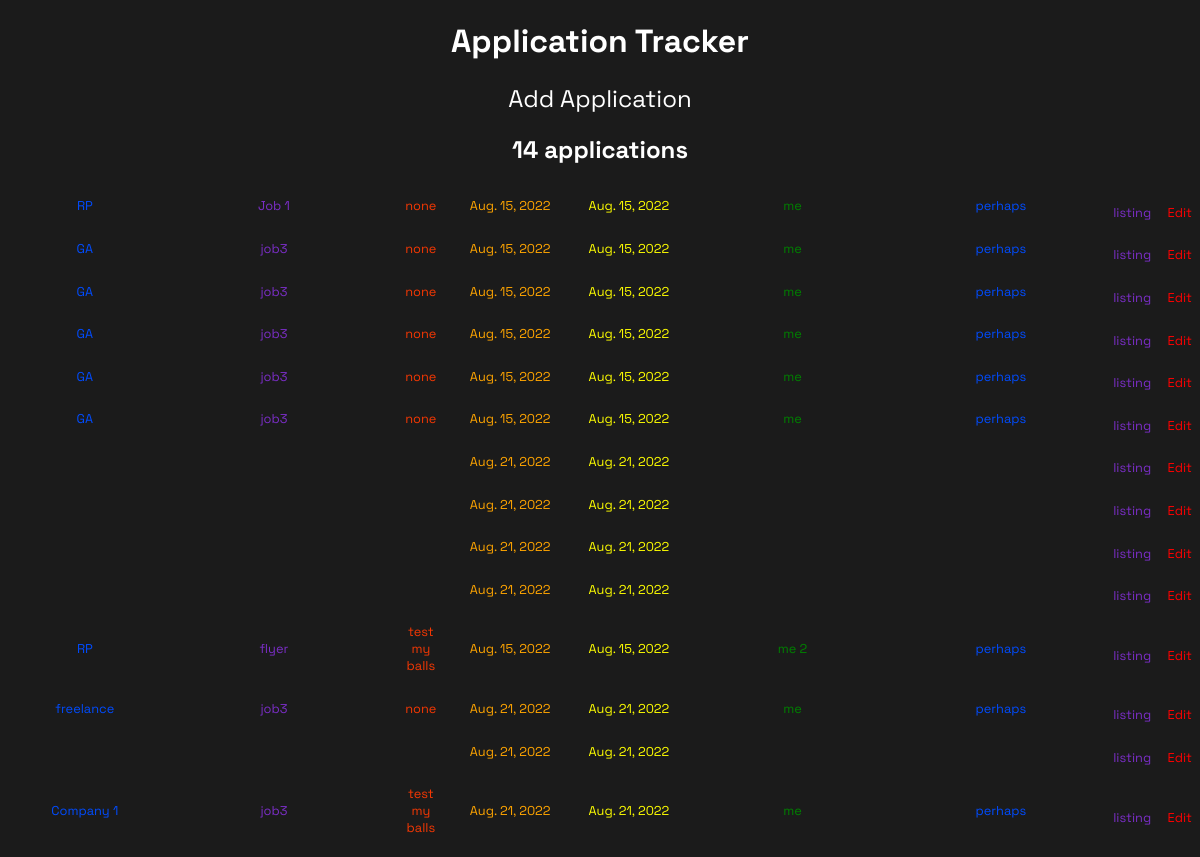
The app's page /, older data.
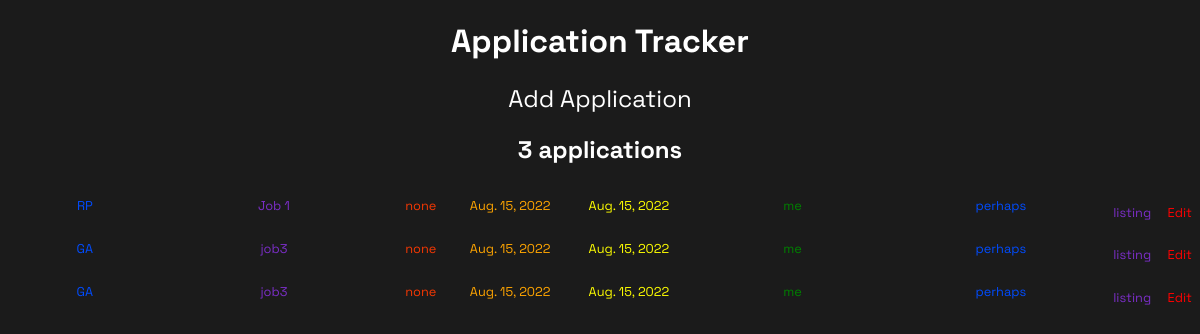
The same page, newer data.
### main/models.py (models this page shows, shortened)
class Application(models.Model):
    company = models.CharField(max_length=100)
    job_title = models.CharField(max_length=100)
    date_listed = models.DateField(default=date.today)
    date_applied = models.DateField(default=date.today)
    result = models.CharField(max_length=20)
    contacts = models.CharField(max_length=200)
    notes = models.CharField(max_length=300)
    link = models.CharField(max_length=200)

### main/views.py (the view)
# urls.py: path('', views.home, name='home'),
def home(request):
    application = Application.objects.all()
    num = len(application)
    context = {
        'application': application,
        'num': num
         }
    return render(request, "main/home.html", context)

### main/templates/main/home.html (shortened to what this page needs)
{% extends 'main/base.html' %}
{% block content %}
<a href="/add" class="page-link">Add Application</a>
<h2>{{num}} applications</h2>
    {% for a in application %}
    <div class="apps">
    <p class="company">{{a.company}}</p>
    <p class="job">{{a.job_title}}</p>
    <p class="result">{{a.result}}</p>
    <p class="listed">{{a.date_listed}}</p>
    <p class="applied">{{a.date_applied}}</p>
    <p class="contacts">{{a.contacts}}</p>
    <p class="notes">{{a.notes}}</p>
    <a href="{{a.link}}" class="listing-link">listing</a>
    <a href="/{{a.id}}" class="edit-link">Edit</a>
    </div>
    {% endfor %}
{% endblock %}

### main/templates/main/base.html (shortened to what this page needs)
<!DOCTYPE html>
<html lang="en">
<head>
    <link rel="stylesheet" href="/static/style.css">
</head>
<body>
    <div>
    <h1>Application Tracker</h1>
    {% block content %}
    {% endblock %}
    </div>
</body>
</html>

### main/static/style.css (style rules this page uses)
:root { background-color: rgb(27, 27, 27); color: white; text-align: center; font-family: 'Space Grotesk'; }
.page-link { font-size: 1.5em; color: white; text-decoration: none; }
.apps { display: flex; flex-direction: row; justify-content: space-between; font-size: .8em; border: yellow; }
.company { display: flex; justify-content: center; align-items: center; margin-left: 1em; width: 10em; color: rgb(0, 76, 255); }
.job { display: flex; justify-content: center; align-items: center; margin-left: 1em; width: 17em; color: rgb(123, 46, 199); }
.result { display: flex; justify-content: center; align-items: center; margin-left: 1em; width: 3.4em; color: rgb(245, 56, 3); }
.listed { display: flex; justify-content: center; align-items: center; margin-left: 1em; width: 8em; color: orange; }
.applied { display: flex; justify-content: center; align-items: center; margin-left: 1em; width: 8em; color: yellow; }
.contacts { display: flex; justify-content: center; align-items: center; margin-left: 1em; width: 15em; color: green; }
.notes { display: flex; justify-content: center; align-items: center; margin-left: 1em; width: 15em; color: rgb(0, 76, 255); }
.listing-link { display: flex; justify-content: center; align-items: center; color: rgb(123, 46, 199); margin-left: 1em; margin-top: 1em; text-decoration: none; }
.edit-link { display: flex; justify-content: flex-start; align-items: center; color: red; margin-left: 1em; margin-top: 1em; text-decoration: none; }

Row changes from the older to the newer data that the page shows:
removed Application: company "GA", job_title "job3", result "none", date_listed "Aug. 15, 2022", date_applied "Aug. 15, 2022", contacts "me", notes "perhaps"
removed Application: company "GA", job_title "job3", result "none", date_listed "Aug. 15, 2022", date_applied "Aug. 15, 2022", contacts "me", notes "perhaps"
removed Application: company "GA", job_title "job3", result "none", date_listed "Aug. 15, 2022", date_applied "Aug. 15, 2022", contacts "me", notes "perhaps"
removed Application: date_listed "Aug. 21, 2022", date_applied "Aug. 21, 2022"
removed Application: date_listed "Aug. 21, 2022", date_applied "Aug. 21, 2022"
removed Application: date_listed "Aug. 21, 2022", date_applied "Aug. 21, 2022"
removed Application: date_listed "Aug. 21, 2022", date_applied "Aug. 21, 2022"
removed Application: company "RP", job_title "flyer", result "test my balls", date_listed "Aug. 15, 2022", date_applied "Aug. 15, 2022", contacts "me 2", notes "perhaps"
removed Application: company "freelance", job_title "job3", result "none", date_listed "Aug. 21, 2022", date_applied "Aug. 21, 2022", contacts "me", notes "perhaps"
removed Application: date_listed "Aug. 21, 2022", date_applied "Aug. 21, 2022"
removed Application: company "Company 1", job_title "job3", result "test my balls", date_listed "Aug. 21, 2022", date_applied "Aug. 21, 2022", contacts "me", notes "perhaps"
Text that changed along with them:
{{ num }}: "14" → "3"
